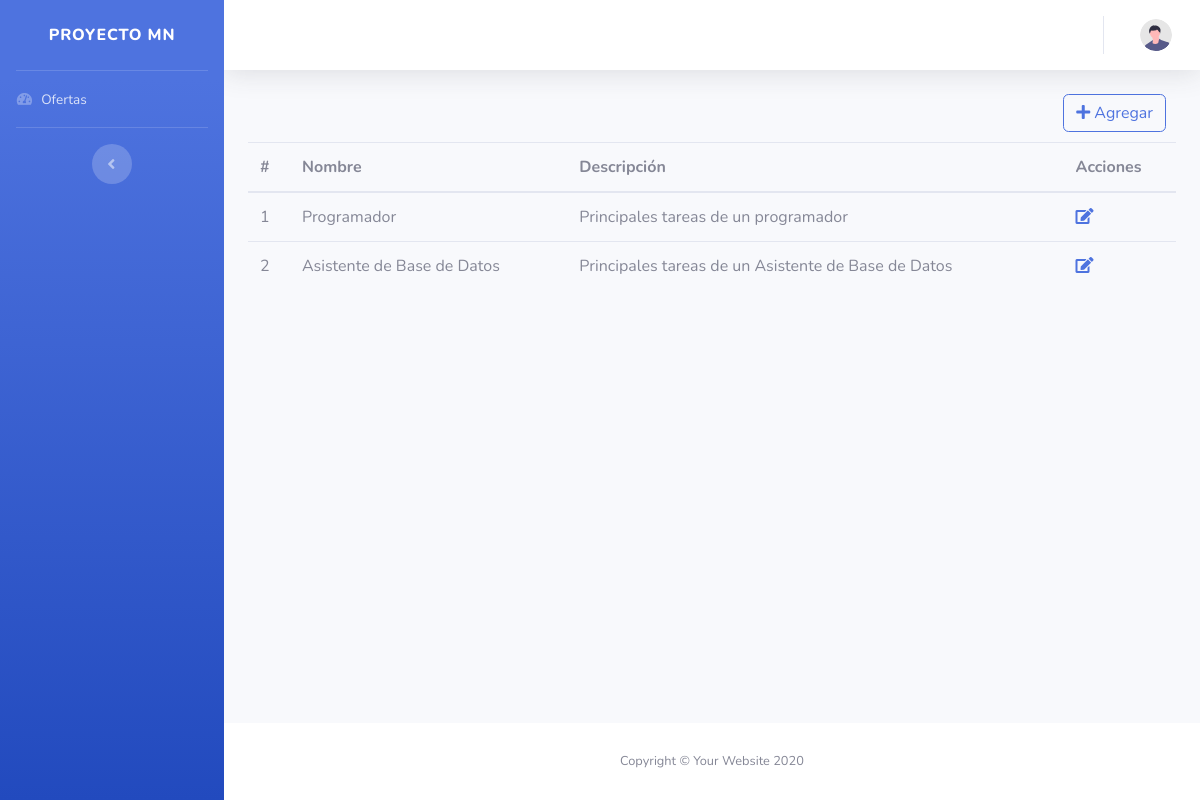
The page /View/Puestos/consultarPuestos.php on the database as committed earlier.
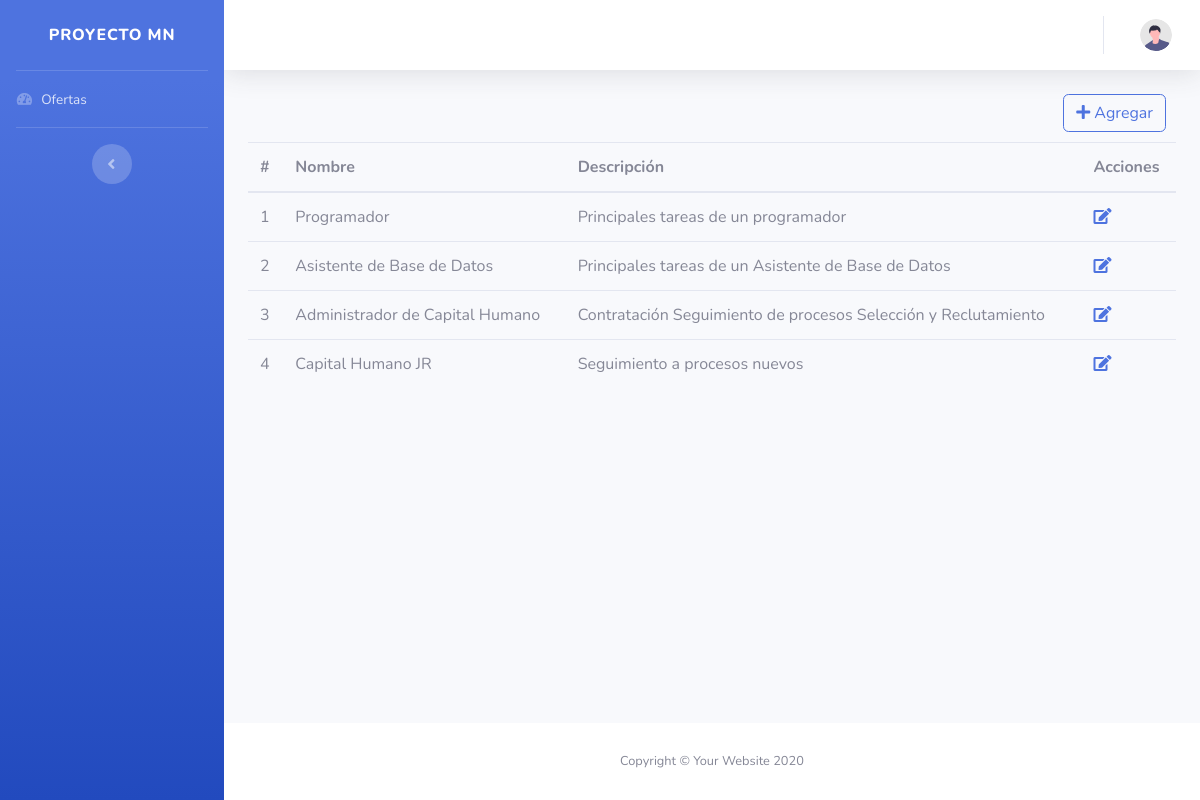
The same page on the database as committed later.
### tables this page shows
CREATE TABLE `puesto` (
  `Id` bigint(20) NOT NULL AUTO_INCREMENT,
  `Nombre` varchar(50) NOT NULL,
  `Descripcion` varchar(255) NOT NULL,
  PRIMARY KEY (`Id`)
);

### Model/PuestosModel.php (called while the page is built, shortened)
<?php
    function ConsultarPuestosModel()
    {
        try
        {
            $context = AbrirBaseDatos();
            $sentencia = "CALL SP_ConsultarPuestos()";
            $resultado = $context -> query($sentencia);
            return $resultado;
        }
        catch(Exception $error)
        {
            return null;
        }
    }
    ?>

### Controller/PuestosController.php (called while the page is built, shortened)
<?php
    include_once $_SERVER["DOCUMENT_ROOT"] . "/Proyecto/Model/PuestosModel.php";
    function ConsultarPuestos()
    {
        return ConsultarPuestosModel();
    }
    ?>

### View/Puestos/consultarPuestos.php (the view, shortened to what this page needs)
<?php
    include_once $_SERVER["DOCUMENT_ROOT"] . "/Proyecto/Controller/PuestosController.php";
    include_once $_SERVER["DOCUMENT_ROOT"] . "/Proyecto/View/layoutInterno.php";
?>
<!DOCTYPE html>
<html lang="en">
<?php PrintCss(); ?>
<body id="page-top">
    <div id="wrapper">
        <?php MenuNavegacion(); ?>
        <div id="content-wrapper" class="d-flex flex-column">
            <div id="content">
                <?php BarraNavegacion(); ?>
                <div class="container-fluid">
                <div style="text-align:right; margin:10px;">
                    <a class="btn btn-outline-primary" href="agregarPuestos.php"><i class="fa fa-plus"></i> Agregar </a>
                </div>
                    <table class="table">
                        <thead>
                            <tr>
                                <th>#</th>
                                <th>Nombre</th>
                                <th>Descripción</th>
                                <th>Acciones</th>
                            </tr>
                        </thead>
                        <tbody>
                            <?php
                                $datos = ConsultarPuestos();
                                while($row = mysqli_fetch_array($datos))
                                {
                                    echo "<tr>";
                                    echo "<td>" . $row["Id"] . "</td>";
                                    echo "<td>" . $row["Nombre"] . "</td>";
                                    echo "<td>" . $row["Descripcion"] . "</td>";
                                    echo "<td><a href='actualizarPuestos.php?q=" . $row["Id"] . "'><i class='fa fa-edit'></i></td>";
                                    echo "</tr>";
                                }
                            ?>
                        </tbody>
                    </table>
                </div>
            </div>
            <?php PrintFooter(); ?>
        </div>
    </div>
</body>
</html>

### View/layoutInterno.php (shortened to what this page needs)
<?php
    function BarraNavegacion()
    {
        $usuario = "";
        $nombrePerfil = "";
        echo '<nav class="navbar navbar-expand navbar-light bg-white topbar mb-4 static-top shadow">
                    <button id="sidebarToggleTop" class="btn btn-link d-md-none rounded-circle mr-3">
                        <i class="fa fa-bars"></i>
                    </button>' .
                    $nombrePerfil
                    . '<ul class="navbar-nav ml-auto">
                        <div class="topbar-divider d-none d-sm-block"></div>
                        <li class="nav-item dropdown no-arrow">
                            <a class="nav-link dropdown-toggle" href="#" id="userDropdown" role="button"
                                data-toggle="dropdown" aria-haspopup="true" aria-expanded="false">
                                <span class="mr-2 d-none d-lg-inline text-gray-600">' . $usuario . '</span>
                                <img class="img-profile rounded-circle"
                                    src="../Img/undraw_profile.svg">
                            </a>
                            <div class="dropdown-menu dropdown-menu-right shadow animated--grow-in"
                                aria-labelledby="userDropdown">
                                <a class="dropdown-item" href="#">
                                    <i class="fas fa-user fa-sm fa-fw mr-2 text-gray-400"></i>
                                    Perfil
                                </a>
                                <a class="dropdown-item" href="#">
                                    <i class="fas fa-cogs fa-sm fa-fw mr-2 text-gray-400"></i>
                                    Seguridad
                                </a>
                                <div class="dropdown-divider"></div>
                                <a class="dropdown-item" href="#" data-toggle="modal" data-target="#logoutModal">
                                    <i class="fas fa-sign-out-alt fa-sm fa-fw mr-2 text-gray-400"></i>
                                    Salir
                                </a>
                            </div>
                        </li>
                    </ul>
                </nav>';
    }
    function MenuNavegacion()
    {
        echo '<ul class="navbar-nav bg-gradient-primary sidebar sidebar-dark accordion" id="accordionSidebar">
        <a class="sidebar-brand d-flex align-items-center justify-content-center" href="index.html">
            <div class="sidebar-brand-text mx-3">Proyecto MN</div>
        </a>
        <hr class="sidebar-divider my-0">';
        if(isset($_SESSION["IdPerfil"]) && $_SESSION["IdPerfil"] == "1")
        {
            echo '<li class="nav-item">
                    <a class="nav-link" href="../Puestos/consultarPuestos.php">
                        <i class="fas fa-fw fa-tachometer-alt"></i>
                        <span>Mant. Puestos</span></a>
                </li>
                <li class="nav-item">
                    <a class="nav-link" href="../Ofertas/consultarOfertas.php">
                        <i class="fas fa-fw fa-tachometer-alt"></i>
                        <span>Mant. Ofertas</span></a>
                </li>';
        }
        else
        {
            echo '<li class="nav-item">
                    <a class="nav-link" href="index.html">
                        <i class="fas fa-fw fa-tachometer-alt"></i>
                        <span>Ofertas</span></a>
                </li>';
        }
        echo '<hr class="sidebar-divider">
            <div class="text-center d-none d-md-inline">
                <button class="rounded-circle border-0" id="sidebarToggle"></button>
            </div>
        </ul>';
    }
    function PrintCss()
    {
        echo '<head>
                <meta charset="utf-8">
                <meta http-equiv="X-UA-Compatible" content="IE=edge">
                <meta name="viewport" content="width=device-width, initial-scale=1, shrink-to-fit=no">
                <meta name="description" content="">
                <meta name="author" content="">
                <title>Proyecto MN</title>
                <link href="../Styles/all.min.css" rel="stylesheet" type="text/css">
                <link href="../Styles/sb-admin-2.min.css" rel="stylesheet">
                <link href="https://fonts.googleapis.com/css?family=Nunito:200,200i,300,300i,400,400i,600,600i,700,700i,800,800i,900,900i" rel="stylesheet">
            </head>';
    }
    function PrintFooter()
    {
        echo '<footer class="sticky-footer bg-white">
                <div class="container my-auto">
                    <div class="copyright text-center my-auto">
                        <span>Copyright &copy; Your Website 2020</span>
                    </div>
                </div>
            </footer>';
    }
?>

Rows that differ between the two databases and show on the page:
added puesto: Id "3", Nombre "Administrador de Capital Humano", Descripcion "Contratación Seguimiento de procesos Selección y Reclutamiento"
added puesto: Id "4", Nombre "Capital Humano JR", Descripcion "Seguimiento a procesos nuevos"
